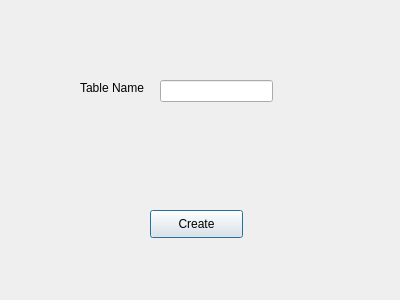
<?xml version="1.0" encoding="UTF-8"?>
<ui version="4.0">
 <class>CreateTableWindow</class>
 <widget class="QDialog" name="CreateTableWindow">
  <property name="geometry">
   <rect>
    <x>0</x>
    <y>0</y>
    <width>400</width>
    <height>300</height>
   </rect>
  </property>
  <property name="windowTitle">
   <string>Dialog</string>
  </property>
  <widget class="QPushButton" name="createTableButton">
   <property name="geometry">
    <rect>
     <x>150</x>
     <y>210</y>
     <width>93</width>
     <height>28</height>
    </rect>
   </property>
   <property name="text">
    <string>Create</string>
   </property>
  </widget>
  <widget class="QLabel" name="tableNameLabel">
   <property name="geometry">
    <rect>
     <x>80</x>
     <y>80</y>
     <width>71</width>
     <height>16</height>
    </rect>
   </property>
   <property name="text">
    <string>Table Name</string>
   </property>
  </widget>
  <widget class="QLineEdit" name="tableNameInput">
   <property name="geometry">
    <rect>
     <x>160</x>
     <y>80</y>
     <width>113</width>
     <height>22</height>
    </rect>
   </property>
  </widget>
 </widget>
 <resources/>
 <connections/>
</ui>
